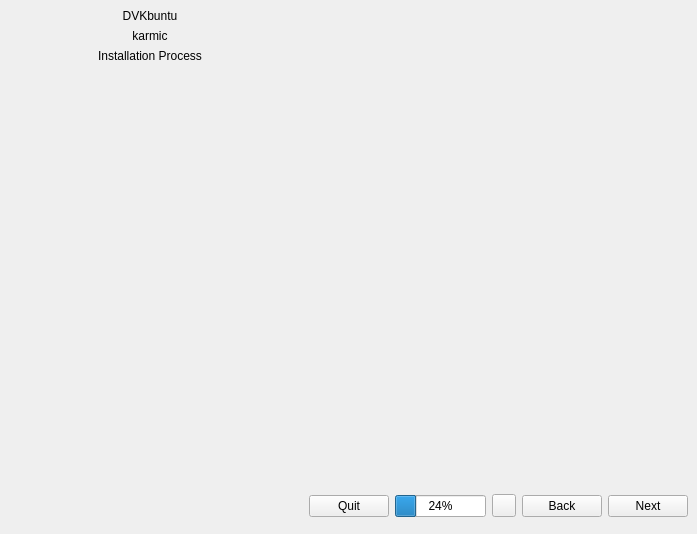
<?xml version="1.0" encoding="UTF-8"?>
<ui version="4.0">
 <class>MainWindow</class>
 <widget class="QMainWindow" name="MainWindow">
  <property name="geometry">
   <rect>
    <x>0</x>
    <y>0</y>
    <width>573</width>
    <height>534</height>
   </rect>
  </property>
  <property name="windowTitle">
   <string>MainWindow</string>
  </property>
  <widget class="QWidget" name="centralwidget">
   <layout class="QGridLayout" name="gridLayout">
    <property name="margin">
     <number>0</number>
    </property>
    <property name="spacing">
     <number>0</number>
    </property>
    <item row="1" column="1">
     <widget class="QFrame" name="footer_frame">
      <property name="sizePolicy">
       <sizepolicy hsizetype="Preferred" vsizetype="Fixed">
        <horstretch>0</horstretch>
        <verstretch>0</verstretch>
       </sizepolicy>
      </property>
      <layout class="QHBoxLayout" name="horizontalLayout_8">
       <item>
        <widget class="QStackedWidget" name="progress_stack">
         <property name="sizePolicy">
          <sizepolicy hsizetype="Preferred" vsizetype="Minimum">
           <horstretch>0</horstretch>
           <verstretch>0</verstretch>
          </sizepolicy>
         </property>
         <widget class="QWidget" name="progress_widget">
          <layout class="QHBoxLayout" name="horizontalLayout_5">
           <property name="margin">
            <number>0</number>
           </property>
           <item>
            <widget class="QPushButton" name="quit">
             <property name="text">
              <string>Quit</string>
             </property>
             <property name="autoDefault">
              <bool>true</bool>
             </property>
            </widget>
           </item>
           <item>
            <widget class="QProgressBar" name="progressBar">
             <property name="value">
              <number>24</number>
             </property>
            </widget>
           </item>
           <item>
            <widget class="QToolButton" name="progressCancel"/>
           </item>
          </layout>
         </widget>
         <widget class="QWidget" name="progress_placeholder">
          <layout class="QHBoxLayout" name="horizontalLayout_6">
           <item>
            <spacer name="horizontalSpacer_5">
             <property name="orientation">
              <enum>Qt::Horizontal</enum>
             </property>
             <property name="sizeHint" stdset="0">
              <size>
               <width>12</width>
               <height>20</height>
              </size>
             </property>
            </spacer>
           </item>
          </layout>
         </widget>
        </widget>
       </item>
       <item>
        <widget class="QWidget" name="navigation" native="true">
         <layout class="QHBoxLayout" name="horizontalLayout_2">
          <property name="margin">
           <number>0</number>
          </property>
          <item>
           <widget class="QPushButton" name="back">
            <property name="text">
             <string>Back</string>
            </property>
            <property name="autoDefault">
             <bool>true</bool>
            </property>
           </widget>
          </item>
          <item>
           <widget class="QPushButton" name="next">
            <property name="text">
             <string>Next</string>
            </property>
            <property name="autoDefault">
             <bool>true</bool>
            </property>
           </widget>
          </item>
         </layout>
        </widget>
       </item>
      </layout>
     </widget>
    </item>
    <item row="0" column="0" rowspan="2">
     <widget class="QWidget" name="sidebar_widget" native="true">
      <property name="sizePolicy">
       <sizepolicy hsizetype="Preferred" vsizetype="MinimumExpanding">
        <horstretch>0</horstretch>
        <verstretch>0</verstretch>
       </sizepolicy>
      </property>
      <property name="minimumSize">
       <size>
        <width>300</width>
        <height>0</height>
       </size>
      </property>
      <property name="maximumSize">
       <size>
        <width>150</width>
        <height>16777215</height>
       </size>
      </property>
      <layout class="QVBoxLayout" name="verticalLayout_3">
       <property name="spacing">
        <number>0</number>
       </property>
       <property name="margin">
        <number>0</number>
       </property>
       <item>
        <widget class="QFrame" name="sidebar_header_frame">
         <property name="sizePolicy">
          <sizepolicy hsizetype="Preferred" vsizetype="Minimum">
           <horstretch>0</horstretch>
           <verstretch>0</verstretch>
          </sizepolicy>
         </property>
         <layout class="QVBoxLayout" name="verticalLayout_4">
          <item>
           <widget class="QLabel" name="distro_name_label">
            <property name="text">
             <string>DVKbuntu</string>
            </property>
            <property name="scaledContents">
             <bool>false</bool>
            </property>
            <property name="alignment">
             <set>Qt::AlignHCenter|Qt::AlignTop</set>
            </property>
           </widget>
          </item>
          <item>
           <widget class="QLabel" name="distro_release_label">
            <property name="text">
             <string>karmic</string>
            </property>
            <property name="alignment">
             <set>Qt::AlignHCenter|Qt::AlignTop</set>
            </property>
           </widget>
          </item>
          <item>
           <widget class="QLabel" name="install_process_label">
            <property name="text">
             <string>Installation Process</string>
            </property>
            <property name="alignment">
             <set>Qt::AlignHCenter|Qt::AlignTop</set>
            </property>
           </widget>
          </item>
         </layout>
        </widget>
       </item>
       <item>
        <widget class="QWidget" name="steps_widget" native="true">
         <property name="sizePolicy">
          <sizepolicy hsizetype="Expanding" vsizetype="MinimumExpanding">
           <horstretch>0</horstretch>
           <verstretch>0</verstretch>
          </sizepolicy>
         </property>
         <layout class="QVBoxLayout" name="verticalLayout_5">
          <property name="spacing">
           <number>0</number>
          </property>
          <property name="margin">
           <number>0</number>
          </property>
         </layout>
        </widget>
       </item>
       <item>
        <widget class="QFrame" name="sidebar_footer_frame">
         <property name="sizePolicy">
          <sizepolicy hsizetype="Minimum" vsizetype="Minimum">
           <horstretch>0</horstretch>
           <verstretch>0</verstretch>
          </sizepolicy>
         </property>
         <layout class="QHBoxLayout" name="horizontalLayout_7">
          <property name="margin">
           <number>0</number>
          </property>
         </layout>
        </widget>
       </item>
      </layout>
     </widget>
    </item>
    <item row="0" column="1">
     <widget class="QWidget" name="setup_page" native="true">
      <layout class="QHBoxLayout" name="setup_page_layout">
       <property name="margin">
        <number>1</number>
       </property>
       <item>
        <spacer name="setup_left_spacer">
         <property name="orientation">
          <enum>Qt::Horizontal</enum>
         </property>
         <property name="sizeType">
          <enum>QSizePolicy::Preferred</enum>
         </property>
         <property name="sizeHint" stdset="0">
          <size>
           <width>12</width>
           <height>20</height>
          </size>
         </property>
        </spacer>
       </item>
       <item>
        <widget class="QWidget" name="content_widget" native="true">
         <property name="sizePolicy">
          <sizepolicy hsizetype="Expanding" vsizetype="Preferred">
           <horstretch>0</horstretch>
           <verstretch>0</verstretch>
          </sizepolicy>
         </property>
         <property name="maximumSize">
          <size>
           <width>1000</width>
           <height>16777215</height>
          </size>
         </property>
        </widget>
       </item>
       <item>
        <spacer name="setup_right_spacer">
         <property name="orientation">
          <enum>Qt::Horizontal</enum>
         </property>
         <property name="sizeType">
          <enum>QSizePolicy::Preferred</enum>
         </property>
         <property name="sizeHint" stdset="0">
          <size>
           <width>12</width>
           <height>20</height>
          </size>
         </property>
        </spacer>
       </item>
      </layout>
     </widget>
    </item>
   </layout>
  </widget>
 </widget>
 <tabstops>
  <tabstop>next</tabstop>
  <tabstop>back</tabstop>
  <tabstop>progressCancel</tabstop>
 </tabstops>
 <resources/>
 <connections/>
</ui>
